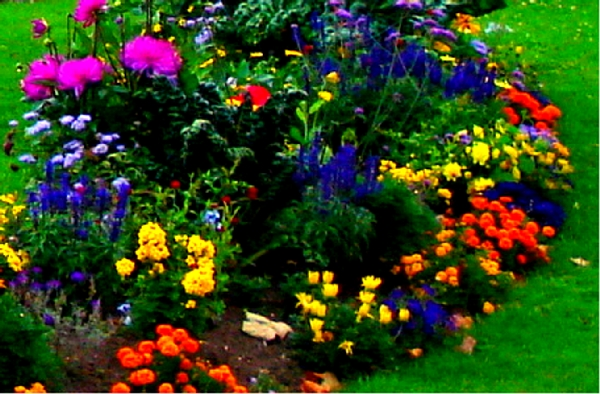
%> input picture CitraWarna.jpg, 600 x 394 px
$ octave Distribusi_Warna_Piksel_Citra_RGB.m   (GNU Octave 9; MATLAB toolbox functions it lacks are replaced by stand-ins)
%> lines starting %> are read from the running program, lines starting %| are printed output that depends on the picture
clear all;
Img = imread('CitraWarna.jpg');
%> Img is the input picture: size 394x600x3 uint8; mean R, G, B 48, 68.6, 25
figure(1), imshow(Img);
figure(2), imshow(Img(:,:,1));
%> after `imshow(Img(:,:,1))`:
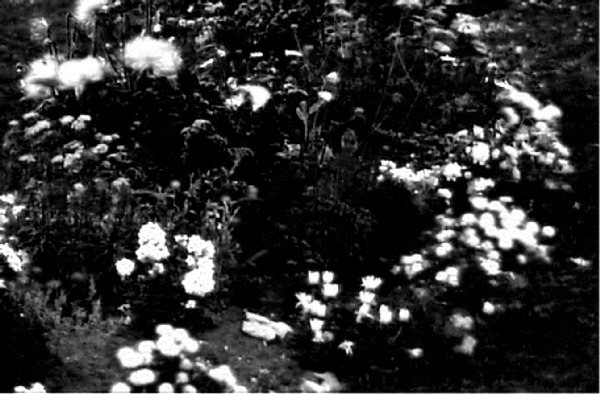
%> displayed picture: size 394x600, on the screen's scale of 0 to 255; min 0, max 255, mean 48
figure(3), imshow(Img(:,:,2));
%> after `imshow(Img(:,:,2))`:
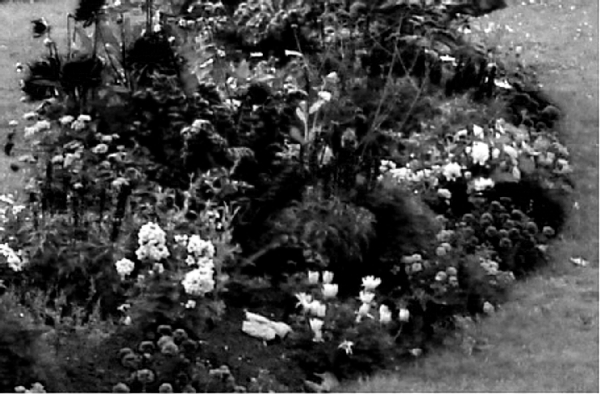
%> displayed picture: size 394x600, on the screen's scale of 0 to 255; min 0, max 255, mean 68.6
figure(4), imshow(Img(:,:,3));
%> after `imshow(Img(:,:,3))`:
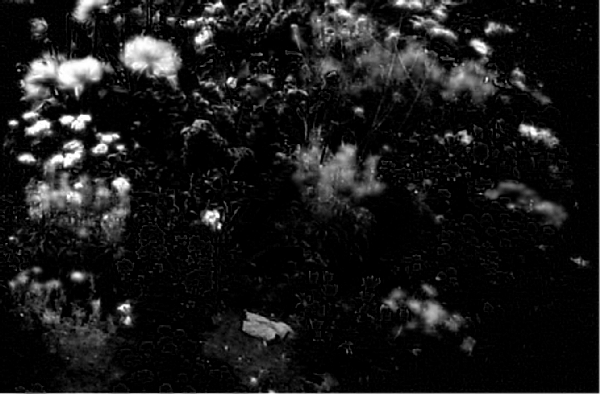
%> displayed picture: size 394x600, on the screen's scale of 0 to 255; min 0, max 255, mean 25
[N,M,L] = size(Img);
%> N = 394; M = 600; L = 3
RGB_Citra(1:425,1:425,1:3) = 128;
sudut = -5*pi/6;
for n = 1:N
    for m = 1:M
        r = double(Img(n,m,1));
        g = double(Img(n,m,2));
        b = double(Img(n,m,3));
        j = 150 + floor(g+(b*sin(sudut)));
        i = 280 - floor(b*sin(sudut) + r);
        RGB_Citra(i,j,1)=r;
        RGB_Citra(i,j,2)=g;
        RGB_Citra(i,j,3)=b;
    end
end
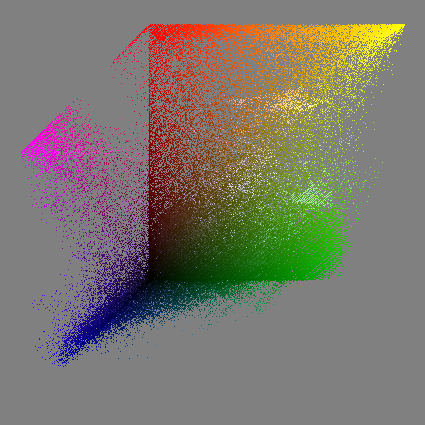
%> RGB_Citra: size 425x425x3 double; mean R, G, B 124.1, 119, 107.6
figure(5), imshow(uint8(RGB_Citra));
